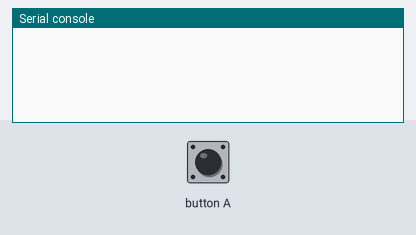
This program was run on a simulated BBC micro:bit running MicroPython. Parts: the last lines printed to the serial console. Inputs (shaded band) come from the test bench. Random numbers come from a fixed seed; no radio messages arrive unless stated (any console line starting 'radio sent:' is added by the test bench).

Above: at 1.2 s.
1.3 s: button A pressed for 0.15 s
At 2.8 s:
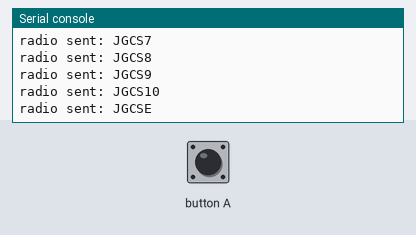
3.0 s: button A pressed for 1 s
At 3.46 s:
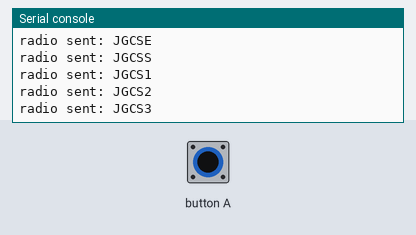
5.5 s: button A pressed for 0.15 s
At 7.0 s:
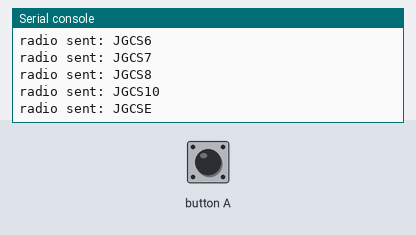
Timing chart, 0 to 8.5 s (numbered marks = the images above; inputs shaded):
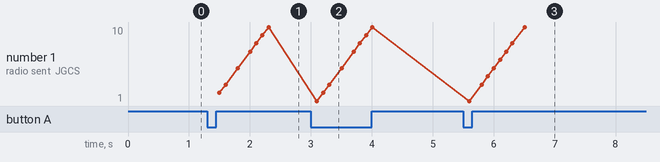

Measured:
- after the input at 1.3 s, the serial console: prints a new line at once (image 1)
- after the input at 3.0 s, the serial console: prints a new line after 0.10 s (image 2)
- after the input at 5.5 s, the serial console: prints a new line after 0.40 s (image 3)

The program:

retransmission_task2_sender.py
```python
from microbit import *
import random
import radio

radio.on()

# Send a message with error
def sendWithError(message, error):
    generated = random.randint(1, 100)
    if generated > error:
        radio.send(message)
        return True
    return False


my_address = "JG"
their_address = "CS"
header = my_address + their_address

# When A is pressed send 'S', 10 numbers with error and then 'E'
while True:
    if button_a.is_pressed():
        radio.send(header + "S")
        sleep(100)

        for number in range(1, 11):
            packet = header + str(number)
            sendWithError(packet, 20)
            sleep(100)

        radio.send(header + "E")
        sleep(100)
```
